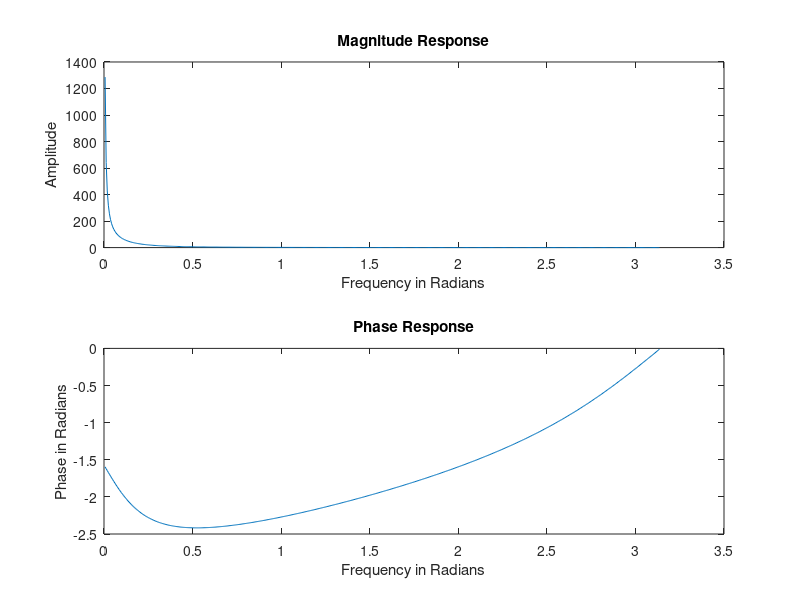
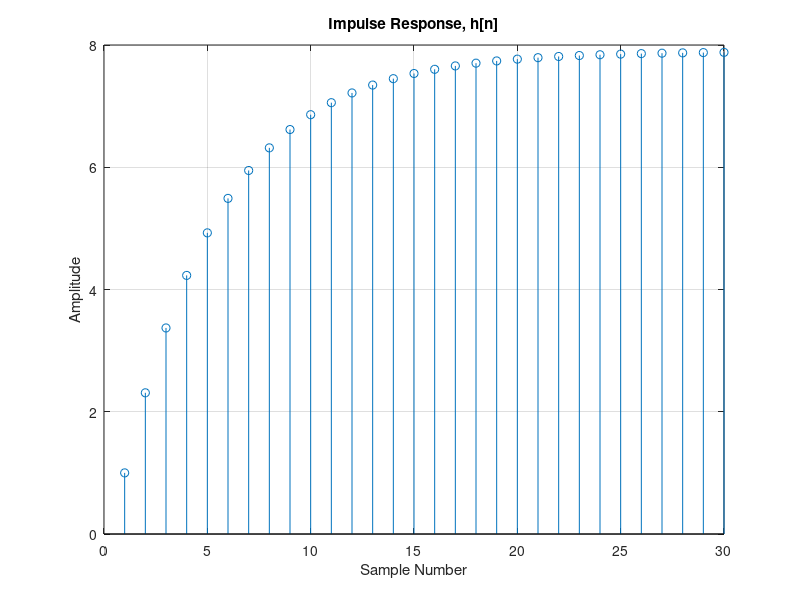
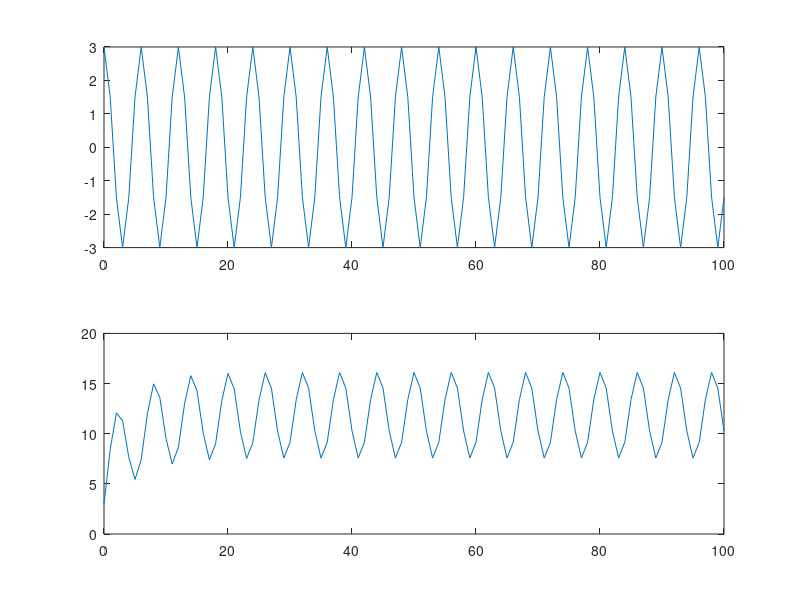

MATLAB code to generate these figures, in order:
clc;
clear;
close all;

b = [1 0.5 0];
a = [1 -1.81 0.81];

[r, p, k] = residuez(b,a);
disp(['r = ' num2str(r')]);
disp(['p = ' num2str(p')]);
disp(['k = ' num2str(k')]);

[z p k] = tf2zp(b,a);
disp('Zeros are at'), disp(z);
disp('Poles are at'), disp(p);
disp('Gain constant is'), disp(k);
zplane(b,a);

N = 512;
[h w] = freqz(b,a,N);
subplot(211), plot(w,abs(h)), title('Magnitude Response');
xlabel('Frequency in Radians'), ylabel('Amplitude');
subplot(212), plot(w,angle(h)), title('Phase Response');
xlabel('Frequency in Radians'), ylabel('Phase in Radians');

L = 30;
[y n] = impz(b,a,L);
figure;
stem(y), title('Impulse Response, h[n]');
grid on;
xlabel('Sample Number'), ylabel('Amplitude');

n = 0:100;
u = [n>=0];
x = 3*cos(n*pi/3).*u;
y = filter(b,a,x);
figure;
subplot(211),plot(n,x);
subplot(212),plot(n,y);